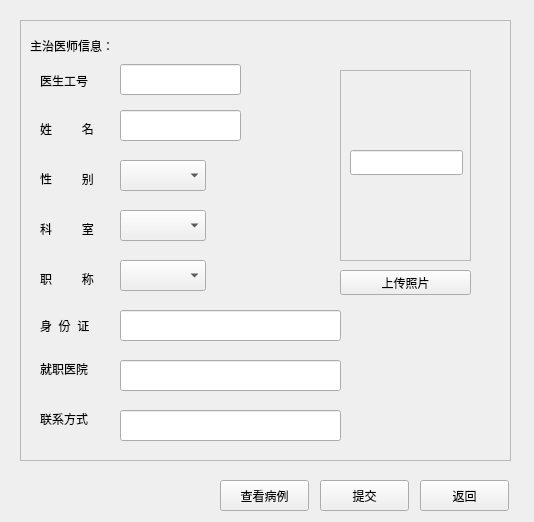
<?xml version="1.0" encoding="UTF-8"?>
<ui version="4.0">
 <class>doctorform</class>
 <widget class="QWidget" name="doctorform">
  <property name="geometry">
   <rect>
    <x>0</x>
    <y>0</y>
    <width>534</width>
    <height>522</height>
   </rect>
  </property>
  <property name="windowTitle">
   <string>Form</string>
  </property>
  <widget class="QFrame" name="frame_2">
   <property name="geometry">
    <rect>
     <x>20</x>
     <y>20</y>
     <width>491</width>
     <height>441</height>
    </rect>
   </property>
   <property name="frameShape">
    <enum>QFrame::StyledPanel</enum>
   </property>
   <property name="frameShadow">
    <enum>QFrame::Raised</enum>
   </property>
   <widget class="QLabel" name="label_15">
    <property name="geometry">
     <rect>
      <x>10</x>
      <y>10</y>
      <width>101</width>
      <height>31</height>
     </rect>
    </property>
    <property name="text">
     <string>主治医师信息：</string>
    </property>
   </widget>
   <widget class="QLabel" name="label_18">
    <property name="geometry">
     <rect>
      <x>20</x>
      <y>50</y>
      <width>71</width>
      <height>21</height>
     </rect>
    </property>
    <property name="text">
     <string>医生工号</string>
    </property>
   </widget>
   <widget class="QLineEdit" name="doctor_id">
    <property name="geometry">
     <rect>
      <x>100</x>
      <y>44</y>
      <width>121</width>
      <height>31</height>
     </rect>
    </property>
   </widget>
   <widget class="QLabel" name="label_19">
    <property name="geometry">
     <rect>
      <x>20</x>
      <y>100</y>
      <width>67</width>
      <height>17</height>
     </rect>
    </property>
    <property name="text">
     <string>姓         名</string>
    </property>
   </widget>
   <widget class="QLineEdit" name="name">
    <property name="geometry">
     <rect>
      <x>100</x>
      <y>90</y>
      <width>121</width>
      <height>31</height>
     </rect>
    </property>
   </widget>
   <widget class="QLabel" name="label_20">
    <property name="geometry">
     <rect>
      <x>20</x>
      <y>150</y>
      <width>67</width>
      <height>17</height>
     </rect>
    </property>
    <property name="text">
     <string>性         别</string>
    </property>
   </widget>
   <widget class="QComboBox" name="sex">
    <property name="geometry">
     <rect>
      <x>100</x>
      <y>140</y>
      <width>86</width>
      <height>31</height>
     </rect>
    </property>
    <item>
     <property name="text">
      <string/>
     </property>
    </item>
   </widget>
   <widget class="QLabel" name="label_21">
    <property name="geometry">
     <rect>
      <x>20</x>
      <y>200</y>
      <width>67</width>
      <height>17</height>
     </rect>
    </property>
    <property name="text">
     <string>科         室</string>
    </property>
   </widget>
   <widget class="QComboBox" name="department">
    <property name="geometry">
     <rect>
      <x>100</x>
      <y>190</y>
      <width>86</width>
      <height>31</height>
     </rect>
    </property>
    <item>
     <property name="text">
      <string/>
     </property>
    </item>
   </widget>
   <widget class="QLabel" name="label_22">
    <property name="geometry">
     <rect>
      <x>20</x>
      <y>250</y>
      <width>67</width>
      <height>17</height>
     </rect>
    </property>
    <property name="text">
     <string>职         称</string>
    </property>
   </widget>
   <widget class="QComboBox" name="titile">
    <property name="geometry">
     <rect>
      <x>100</x>
      <y>240</y>
      <width>86</width>
      <height>31</height>
     </rect>
    </property>
    <item>
     <property name="text">
      <string/>
     </property>
    </item>
   </widget>
   <widget class="QLabel" name="label_23">
    <property name="geometry">
     <rect>
      <x>20</x>
      <y>290</y>
      <width>71</width>
      <height>31</height>
     </rect>
    </property>
    <property name="text">
     <string>身  份  证</string>
    </property>
   </widget>
   <widget class="QLineEdit" name="identity">
    <property name="geometry">
     <rect>
      <x>100</x>
      <y>290</y>
      <width>221</width>
      <height>31</height>
     </rect>
    </property>
   </widget>
   <widget class="QLabel" name="label_24">
    <property name="geometry">
     <rect>
      <x>20</x>
      <y>340</y>
      <width>67</width>
      <height>17</height>
     </rect>
    </property>
    <property name="text">
     <string>就职医院</string>
    </property>
   </widget>
   <widget class="QLineEdit" name="hospital">
    <property name="geometry">
     <rect>
      <x>100</x>
      <y>340</y>
      <width>221</width>
      <height>31</height>
     </rect>
    </property>
   </widget>
   <widget class="QLabel" name="label_25">
    <property name="geometry">
     <rect>
      <x>20</x>
      <y>390</y>
      <width>67</width>
      <height>17</height>
     </rect>
    </property>
    <property name="text">
     <string>联系方式</string>
    </property>
   </widget>
   <widget class="QLineEdit" name="phone">
    <property name="geometry">
     <rect>
      <x>100</x>
      <y>390</y>
      <width>221</width>
      <height>31</height>
     </rect>
    </property>
   </widget>
   <widget class="QFrame" name="frame_5">
    <property name="geometry">
     <rect>
      <x>320</x>
      <y>50</y>
      <width>131</width>
      <height>191</height>
     </rect>
    </property>
    <property name="frameShape">
     <enum>QFrame::StyledPanel</enum>
    </property>
    <property name="frameShadow">
     <enum>QFrame::Raised</enum>
    </property>
    <widget class="QLineEdit" name="imagepath">
     <property name="geometry">
      <rect>
       <x>10</x>
       <y>80</y>
       <width>113</width>
       <height>25</height>
      </rect>
     </property>
    </widget>
   </widget>
   <widget class="QPushButton" name="pushButton_9">
    <property name="geometry">
     <rect>
      <x>320</x>
      <y>250</y>
      <width>131</width>
      <height>25</height>
     </rect>
    </property>
    <property name="text">
     <string>上传照片</string>
    </property>
   </widget>
  </widget>
  <widget class="QPushButton" name="pushButton">
   <property name="geometry">
    <rect>
     <x>220</x>
     <y>480</y>
     <width>89</width>
     <height>31</height>
    </rect>
   </property>
   <property name="text">
    <string>查看病例</string>
   </property>
  </widget>
  <widget class="QPushButton" name="submit">
   <property name="geometry">
    <rect>
     <x>320</x>
     <y>480</y>
     <width>89</width>
     <height>31</height>
    </rect>
   </property>
   <property name="text">
    <string>提交</string>
   </property>
  </widget>
  <widget class="QPushButton" name="pushButton_3">
   <property name="geometry">
    <rect>
     <x>420</x>
     <y>480</y>
     <width>89</width>
     <height>31</height>
    </rect>
   </property>
   <property name="text">
    <string>返回</string>
   </property>
  </widget>
 </widget>
 <resources/>
 <connections/>
</ui>
